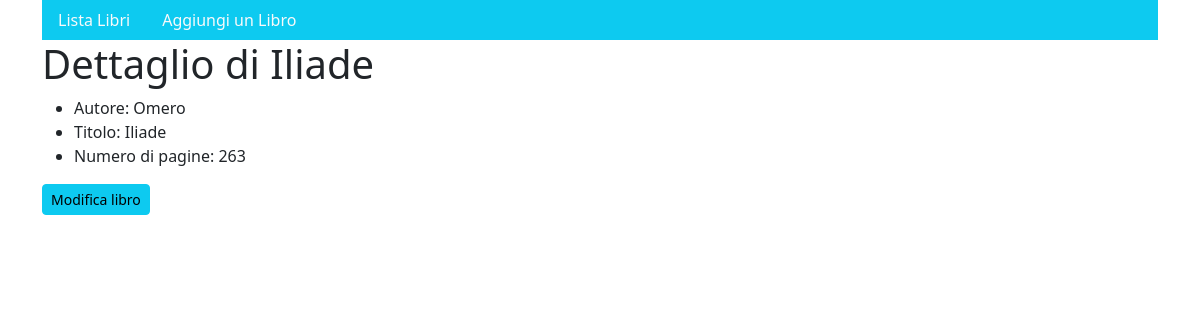
The page /gestione/detail/44 on the database its author committed.
### gestione/models.py (models this page shows, shortened)
class Libro(models.Model):
    titolo = models.CharField(max_length=200)
    autore = models.CharField(max_length=50)
    pagine = models.IntegerField(default=100)
    class Meta:
        verbose_name_plural = 'Libri'

### gestione/views.py (the view)
# urls.py: path('detail/<int:id>', dettaglio_libro, name="dettaglio"),
def dettaglio_libro(request, id):
    libro = Libro.objects.get(pk=id)
    template_name = "gestione/dettaglio-libro.html"
    ctx = {"libro": libro}
    return render(request, template_name, ctx)

### templates/gestione/dettaglio-libro.html (shortened to what this page needs)
{% extends 'base/base.html' %}
{% block content %}
    <h1>Dettaglio di {{ libro.titolo }}</h1>
    <ul>
        <li>Autore: {{ libro.autore }}</li>
        <li>Titolo: {{ libro.titolo }}</li>
        <li>Numero di pagine: {{ libro.pagine }}</li>
    </ul>
    <a class="btn btn-sm btn-info" href="{% url 'edita' libro.pk %}">Modifica libro</a>
{% endblock %}

### rows shown on the page
Libro: titolo "Iliade", autore "Omero", pagine "263"
